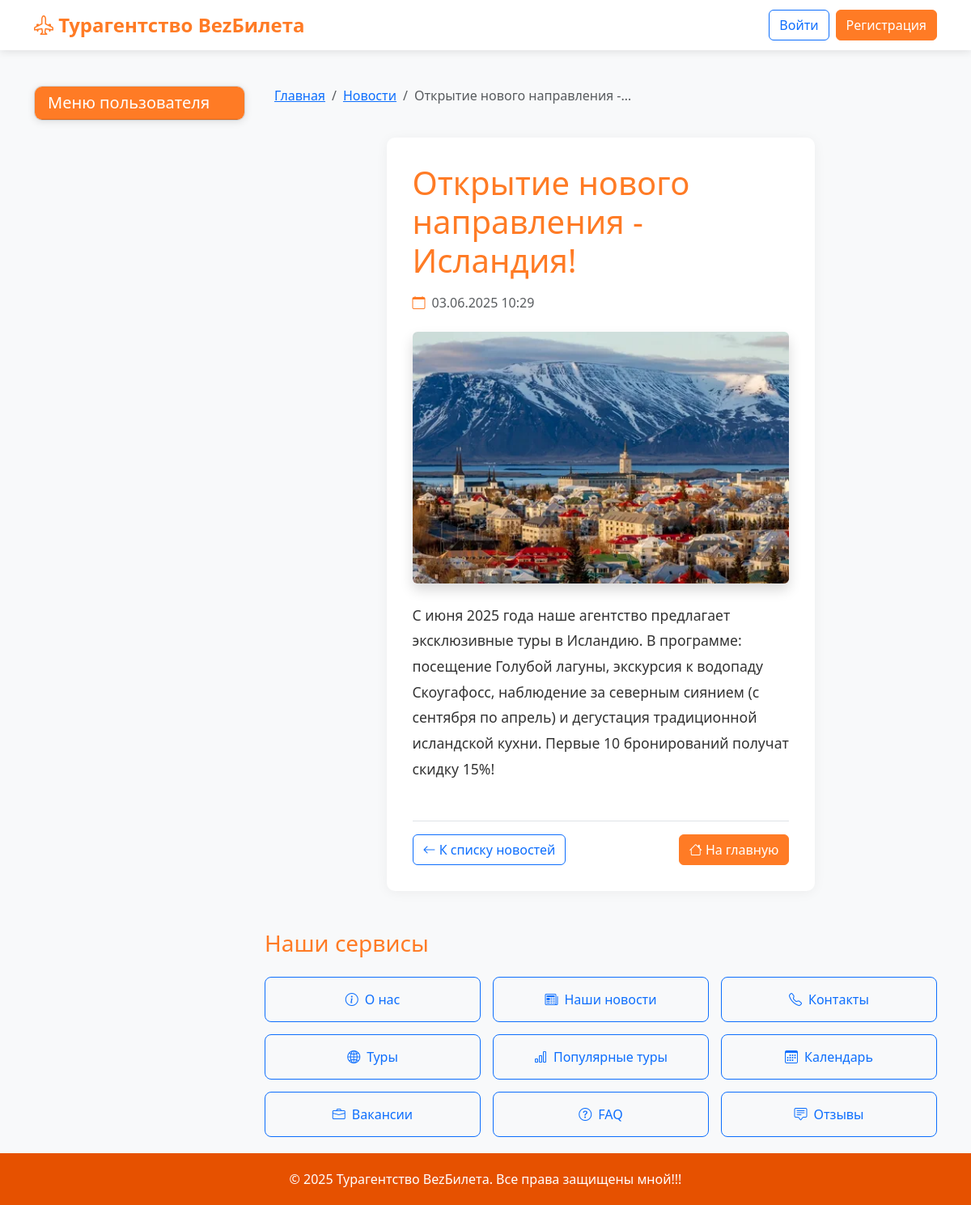
Screenshot of /news/2/ with the database file from the repository.
### app/models.py (models this page shows, shortened)
class Article(models.Model):
    title = models.CharField(max_length=200, verbose_name="Заголовок")
    short_description = models.CharField(max_length=255, verbose_name="Краткое описание")
    content = models.TextField(verbose_name="Текст статьи")
    image = models.ImageField(upload_to='news_images/', blank=True, null=True, verbose_name="Изображение")
    published_at = models.DateTimeField(default=timezone.now, verbose_name="Дата публикации")

### app/views.py (the view)
# urls.py: path('news/<int:pk>/', views.news_detail_view, name='news_detail'),
def news_detail_view(request, pk):
    article = get_object_or_404(Article, pk=pk)
    return render(request, 'app/news_detail.html', {'article': article})

### app/templates/app/news_detail.html (shortened to what this page needs)
{% extends "base.html" %}
{% block content %}
<div class="container">
    <div class="row mb-4">
        <div class="col-12">
            <nav aria-label="breadcrumb">
                <ol class="breadcrumb">
                    <li class="breadcrumb-item"><a href="{% url 'main' %}">Главная</a></li>
                    <li class="breadcrumb-item"><a href="{% url 'news' %}">Новости</a></li>
                    <li class="breadcrumb-item active" aria-current="page">{{ article.title|truncatechars:30 }}</li>
                </ol>
            </nav>
        </div>
    </div>
    <div class="row justify-content-center">
        <div class="col-lg-8">
            <article class="news-detail">
                <h1 class="text-orange mb-3">{{ article.title }}</h1>
                <div class="d-flex align-items-center mb-4">
                    <i class="bi bi-calendar me-2 text-orange"></i>
                    <span class="text-muted">{{ article.published_at|date:"d.m.Y H:i" }}</span>
                </div>
                {% if article.image %}
                <div class="mb-4">
                    <img src="{{ article.image.url }}" class="img-fluid rounded shadow" alt="{{ article.title }}">
                </div>
                {% endif %}
                <div class="article-content mb-5">
                    {{ article.content|linebreaks }}
                </div>
                <div class="d-flex justify-content-between border-top pt-3">
                    <a href="{% url 'news' %}" class="btn btn-outline-primary">
                        <i class="bi bi-arrow-left"></i> К списку новостей
                    </a>
                    <a href="{% url 'main' %}" class="btn btn-primary">
                        <i class="bi bi-house"></i> На главную
                    </a>
                </div>
            </article>
        </div>
    </div>
</div>
{% endblock %}

### app/templates/base.html (style rules this page uses)
:root { --orange-primary: #FF7B25; --orange-light: #FFA726; --orange-dark: #E65100; }
body { background-color: #f8f9fa; color: #333; font-family: 'Segoe UI', Tahoma, Geneva, Verdana, sans-serif; display: flex; flex-direction: column; min-height: 100vh; }
.btn-primary { background-color: var(--orange-primary); border-color: var(--orange-primary); }
.text-orange { color: var(--orange-primary); }

### app/templates/app/news_detail.html (style rules this page uses)
.article-content { font-size: 1.1rem; line-height: 1.8; }
.news-detail { background: white; padding: 2rem; border-radius: 10px; box-shadow: 0 2px 15px rgba(0,0,0,0.05); }

### rows the page displays
Article: title "Открытие нового направления -…", title "Открытие нового направления - Исландия!", published_at "03.06.2025 10:29", image (picture), content "С июня 2025 года наше агентство предлагает эксклюзивные туры в Исландию. В программе: посещение Голубой лагуны, экскурсия к водопаду Скоугафосс, наблюдение за северным сиянием (с сентября по апрель) и дегустация традиционной исландской кухни. Первые 10 бронирований получат скидку 15%!"
